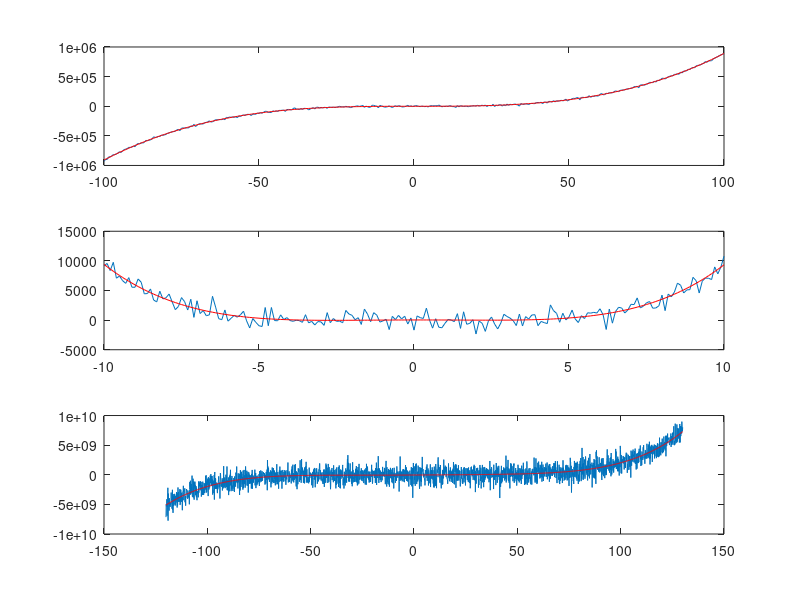
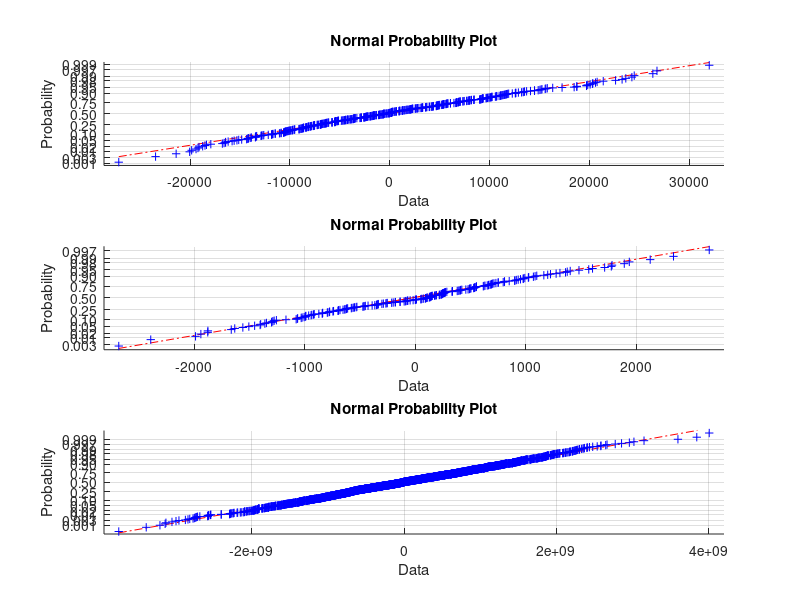

These figures' MATLAB source, in order:
figure(1)
clf
load poly.mat
subplot(311)
plot(x1,y1)
subplot(312)
plot(x2,y2)
subplot(313)
plot(x3,y3)

n1 = length(x1);
X1 = [ones(n1,1) x1 x1.^2 x1.^3];
B1 = regress(y1,X1)
x = linspace(min(x1),max(x1),n1);
subplot(311)
hold on
plot(x, X1*B1,'r')

n2 = length(x2);
X2 = [ones(n2,1) x2 x2.^2 x2.^3 x2.^4];
B2 = regress(y2,X2)
x = linspace(min(x2),max(x2),n2);
subplot(312)
hold on
plot(x, X2*B2,'r')

n3 = length(x3);
X3 = [ones(n3,1) x3 x3.^2 x3.^3 x3.^4 x3.^5];
B3 = regress(y3,X3)
x = linspace(min(x3),max(x3),n3);
subplot(313)
hold on
plot(x, X3*B3,'r')

figure(2)
clf

subplot(311)
normplot(X1*B1-y1)

subplot(312)
normplot(X2*B2-y2)

subplot(313)
normplot(X3*B3-y3)
